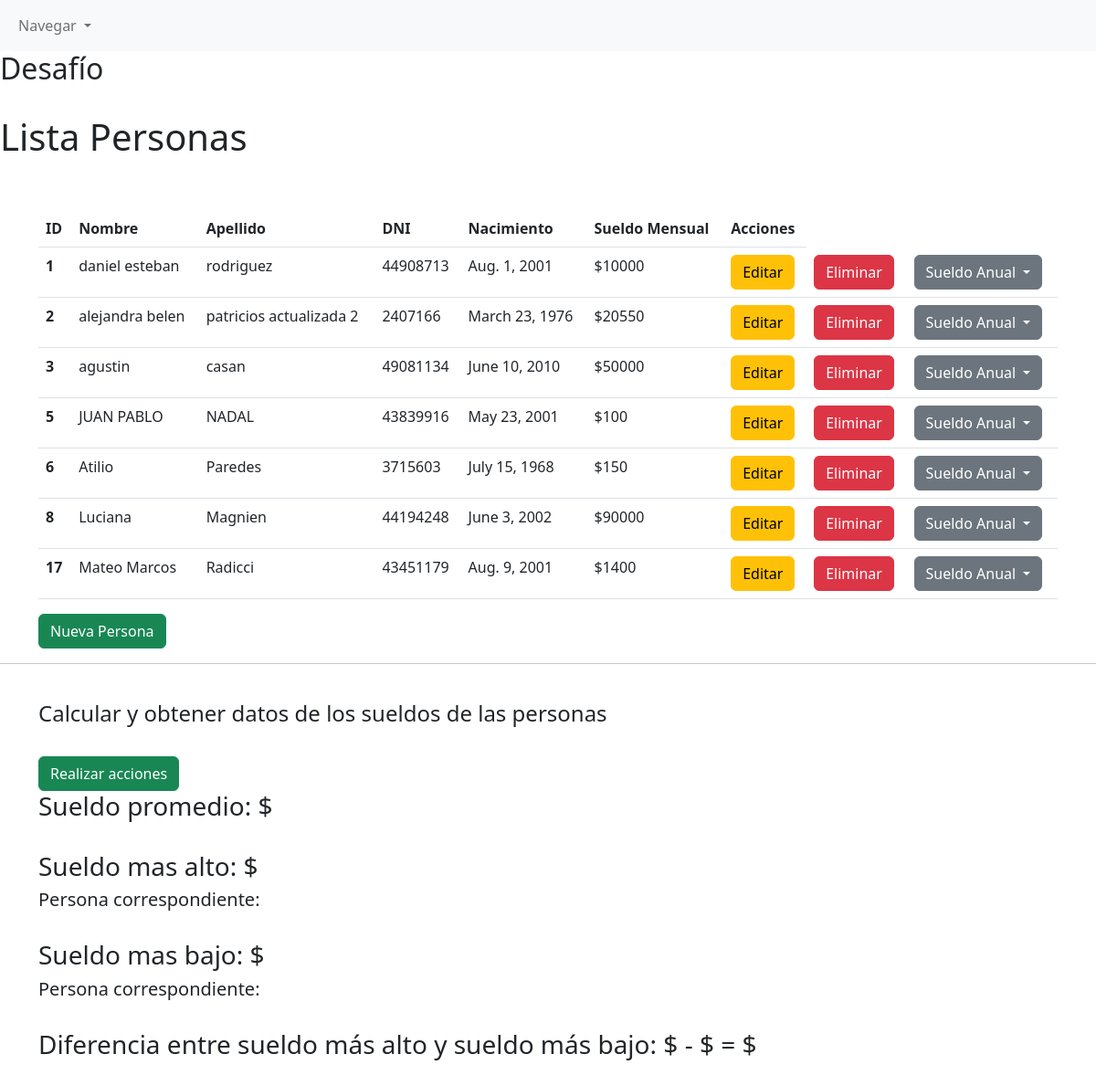
The app's page /, older data.
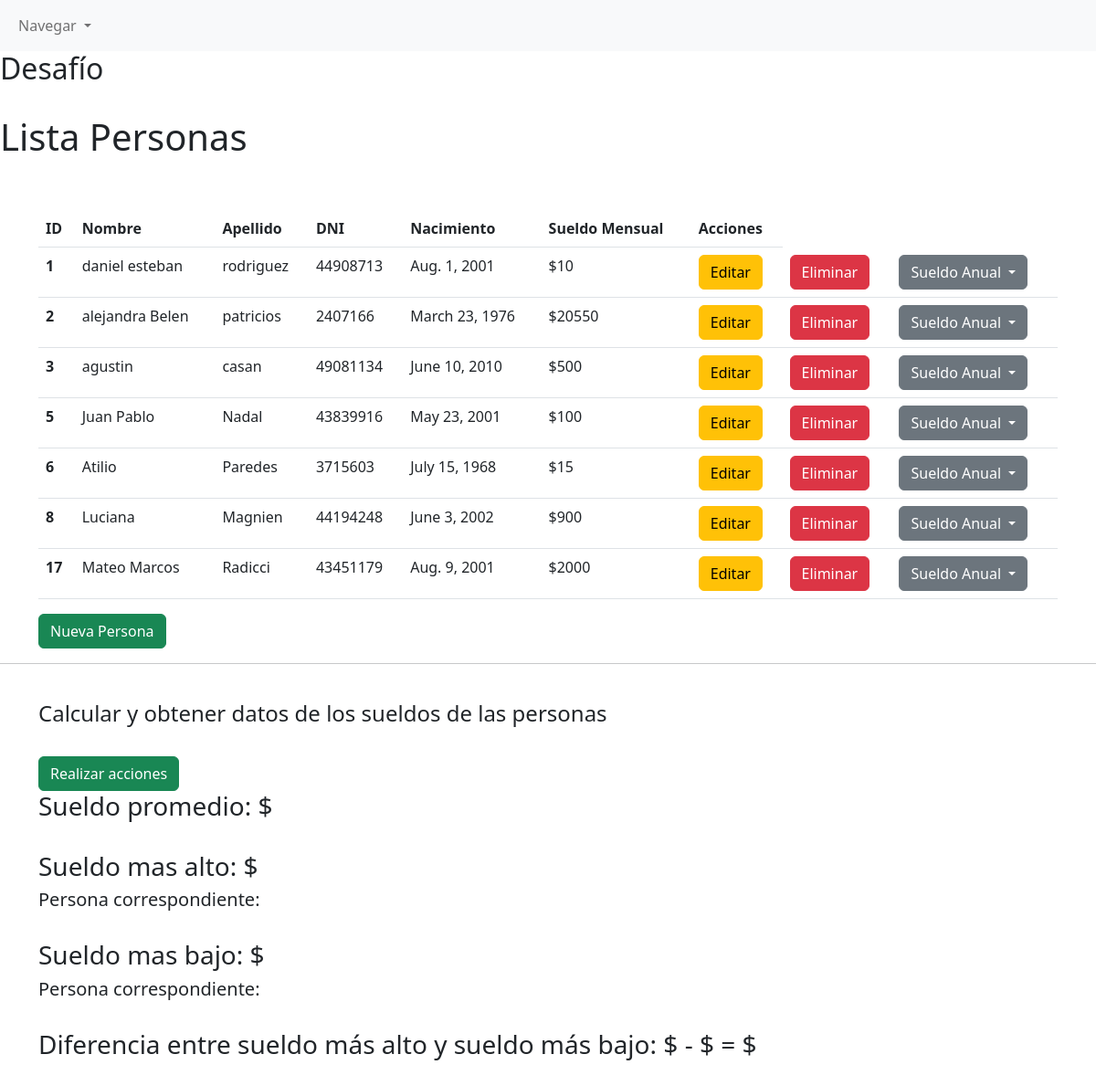
The same page, newer data.
### peliculas/models.py (models this page shows, shortened)
class tablaPersona(models.Model):
    nacimiento = models.DateField()
    nombre = models.CharField(max_length=155)
    apellido = models.CharField(max_length=155)
    dni = models.IntegerField()
    sueldo_mensual = models.IntegerField()

### peliculas/views.py (the view)
# urls.py: path('', personaView.listarPersona, name='listaPersonas'),
    def listarPersona(request):
        persona = tablaPersona.objects.all()
        return render(request, 'listaPersonas.html', {'personas':persona})

### peliculas/templates/listaPersonas.html (shortened to what this page needs)
{% extends 'base.html' %}
{% load crispy_forms_tags %}
{% block content %}
<br>
<h1>Lista Personas</h1>
<br>
<br>
<div class="container">
    <table class="table">
        <thead>
            <tr>
                <th scope="col">ID</th>
                <th scope="col">Nombre</th>
                <th scope="col">Apellido</th>
                <th scope="col">DNI</th>
                <th scope="col">Nacimiento</th>
                <th scope="col">Sueldo Mensual</th>
                <th scope="col">Acciones</th>
            </tr>
        </thead>
        <tbody>
            {% for persona in personas%}
            <tr>
                <th scope="row"> {{ persona.id }} </th>
                <td> {{ persona.nombre }} </td>
                <td> {{ persona.apellido }} </td>
                <td> {{ persona.dni }} </td>
                <td> {{ persona.nacimiento }} </td>
                <td> ${{ persona.sueldo_mensual }} </td>
                <td> <a class="btn btn-warning" href="{% url 'editar' persona.id%}">Editar</a> </td>
                <td> <a class="btn btn-danger" href="{% url 'eliminar' persona.id %}">Eliminar</a> </td>
                <td>
                    <div class="dropdown">
                        <a href="{% url 'anual' persona.id%}" class="btn btn-secondary dropdown-toggle" type="button" data-bs-toggle="dropdown" aria-expanded="false">
                            Sueldo Anual
                        </a>
                    </div>
                </td>
            </tr>
            {% endfor %}
        </tbody>
    </table>
    <a class="btn btn-success" href="{% url 'registrar' %}">Nueva Persona</a>
</div>
<hr>
<br>
<div class="container">
    <h4>Calcular y obtener datos de los sueldos de las personas</h4>
    <br>
    <a class="btn btn-success" href="{% url 'funcionesSueldos' %}">Realizar acciones</a>
    <br>
    <h3>Sueldo promedio: ${{ sueldo_promedio }}</h3>
    <br>
    <h3>Sueldo mas alto: ${{ sueldo_alto }}</h3>
    <h5>Persona correspondiente: {{ datos_alto }}</h5>
    <br>
    <h3>Sueldo mas bajo: ${{ sueldo_bajo }}</h3>
    <h5>Persona correspondiente: {{ datos_bajo }}</h5>
    <br>
    <h3>Diferencia entre sueldo más alto y sueldo más bajo: ${{ sueldo_alto }} - ${{ sueldo_bajo }} = ${{ diferencia }}</h3>
</div>
{% endblock %}

Row changes from the older to the newer data that the page shows:
changed tablaPersona "daniel esteban": sueldo_mensual "10000" → "10"
changed tablaPersona id 2: nombre "alejandra belen" → "alejandra Belen"; apellido "patricios actualizada 2" → "patricios"
changed tablaPersona "agustin": sueldo_mensual "50000" → "500"
changed tablaPersona id 5: nombre "JUAN PABLO" → "Juan Pablo"; apellido "NADAL" → "Nadal"
changed tablaPersona "Atilio": sueldo_mensual "150" → "15"
changed tablaPersona "Luciana": sueldo_mensual "90000" → "900"
changed tablaPersona "Mateo Marcos": sueldo_mensual "1400" → "2000"
